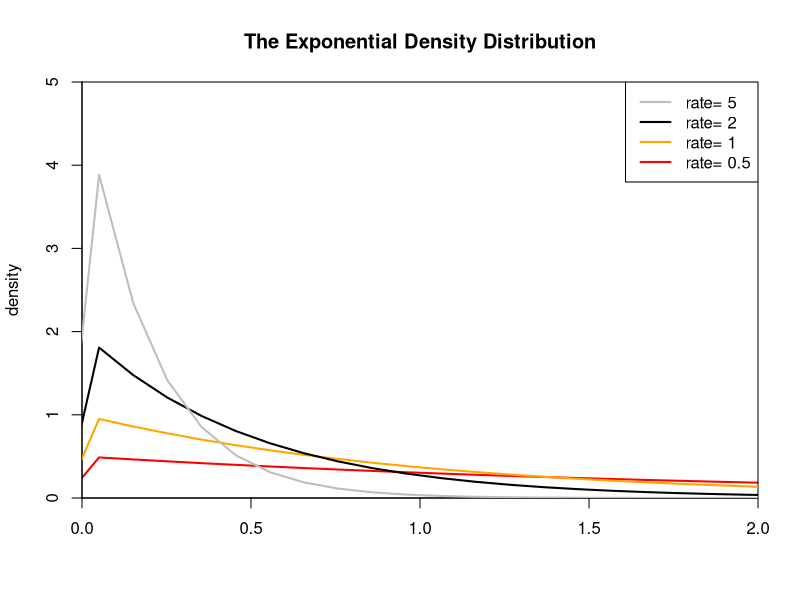

Here is the R script that generated this plot:
#
# Author: Kelly Chan
# Date  : Aug 7 2013
#
# Project: Exponential Distribution
#
#--------------------------------------------------------------------------#


setwd("G:\\eclipseWorkspace\\R\\distribution")


n=100
x <- seq(-5,5,length.out=n)

png(filename="output\\exponentialDistribution.png")
plot(x, dexp(x,0.5),col="red", lwd=2, type='l',
		            xlim=c(0,2), ylim=c(0,5),
		            xaxs="i"    , yaxs="i",
		            xlab=''     , ylab='density',
		            main="The Exponential Density Distribution")

lines(x,dexp(x,1),col="orange" ,lwd=2)
lines(x,dexp(x,2),col="black"  ,lwd=2)
lines(x,dexp(x,5),col="gray"   ,lwd=2)

legend("topright",legend=paste("rate=", c(5,2,1,0.5)), 
		          col=c("gray", "black","orange","red"),
		          lwd=2)

dev.off()
